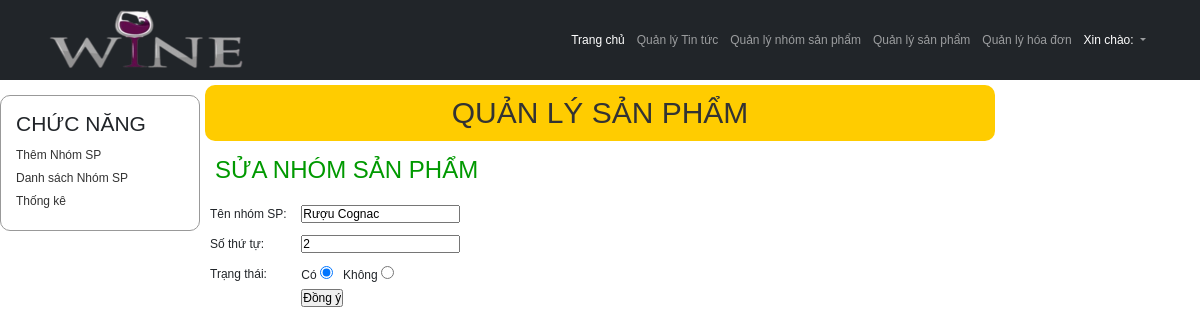
Screenshot of /index_admin.php?module=nhomsp&act=sua&id=8 with the database file from the repository.
### tables this page shows
CREATE TABLE `tbcategory` (
  `cat_id` int(11) NOT NULL,
  `cat_name` varchar(100) NOT NULL,
  `cat_ord` int(11) DEFAULT NULL,
  `cat_status` tinyint(1) DEFAULT NULL
);

### Models/clsDatabase.php (called while the page is built, shortened)
<?php
class clsDatabase
{
	public $conn = NULL;
	function __construct()
	{
		try
		{
			$this->conn = new PDO("mysql:host=localhost;dbname=shop","root","");
			$this->conn->exec("SET NAMES UTF8");
		}
		catch(PDOException $ex)
		{
			echo "<h3>" . $ex->getMessage() . "</h3>";
			die("<h3> LỖI KẾT NỐI CSDL </h3>");
		}
	}
	function ThucthiSQL($sql, $data=NULL)
	{
		$this->pdo_stm = $this->conn->prepare($sql);
		$ketqua=false;
		if($data!=NULL)
			$ketqua = $this->pdo_stm->execute($data);
		else
			$ketqua = $this->pdo_stm->execute();
		return $ketqua;
	}
}
?>

### Models/clsCategory.php (called while the page is built, shortened)
<?php
require_once("clsDatabase.php");
class clsCategory
{
	public $db;
	function __construct()
	{
		$this->db = new clsDatabase();
	}
	function TimTheoIDNhomSanpham($cat_id)
	{
		$sql = "SELECT * FROM tbcategory WHERE cat_id=?";
		$data[] = $cat_id;
 		$ketqua = $this->db->ThucthiSQL($sql,$data);
		if($ketqua==TRUE)
			$this->data = $this->db->pdo_stm->fetch();
		return $ketqua;
	}
}
?>

### Views/vSuaNhomSP.php (the view, shortened to what this page needs)
<?php
if($Nhomsanpham->data==NULL)
{
	$thongbao ="không tìm thấy thông tin";
	require("Views/vKetqua.php");
}
else
{
?>
        <div id="content_left">
        	<div class="left1">
            	<h3>CHỨC NĂNG</h3>
                <p><a href="?module=<?=$module?>&act=them">Thêm Nhóm SP</a></p>
                <p><a href="?module=<?=$module?>">Danh sách Nhóm SP</a></p>
                <p><a href="?module=<?=$module?>">Thống kê</a></p>
            </div>
        </div>
        <div id="content_right">
        	<h1> QUẢN LÝ SẢN PHẨM</h1>
            <h2> SỬA NHÓM SẢN PHẨM</h2>
            <div id="right_detail">
            <?php
				$row = $Nhomsanpham->data;
			?>
            <form name="form1" method="post" action="?module=<?=$module?>&act=xulysua">
              <table width="400" border="0" align="center" cellpadding="0" cellspacing="0">
                <tr>
                  <td width="120" height="30">Tên nhóm SP:</td>
                  <td width="380"><input type="text" name="t1" id="t1" value="<?=$row["cat_name"];?>"></td>
                </tr>
                <tr>
                  <td height="30">Số thứ tự:</td>
                  <td><input type="text" name="t2" id="t2"  value="<?=$row["cat_ord"];?>"></td>
                </tr>
                <tr>
                  <td height="30">Trạng thái:</td>
                  <td>
                  Có <input type="radio" name="rTrangthai" id="r1" value="1" <?=($row["cat_status"]==1)?"checked":""?> > &nbsp;
                  Không <input type="radio" name="rTrangthai" id="r2" value="0"  <?=($row["cat_status"]==0)?"checked":""?> >
                  </td>
                </tr>
                <tr>
                  <td></td>
                  <td><input type="submit" name="button" id="button" value="Đồng ý"></td>
                </tr>
              </table>
            </form>
			</div>
        </div>
<?php
}
?>

### css_Admin/Style.css (style rules this page uses)
* { margin:0px; padding:0px; box-sizing:border-box; font-family:Tahoma, Geneva, sans-serif; font-size:12px }
#content_left { width:200px; float:left }
#content_right { width:800px; float:left }
#content_right > h1 { color; text-align:center; padding:10px; margin:5px; background:#FC0; color:#333; border-radius:10px }
#content_right > h2 { color:#090; padding:10px; margin:5px; }
.left1 { width:200px; border:1px #999999 solid; border-radius:10px; margin:15px 0px; padding:15px; }
.left1 h3 { margin-bottom:10px }
.left1 p { margin:5px 0px }
.left1 a { text-decoration:none; color:#333 }

### css_Admin/ContentRight.css (style rules this page uses)
#right_detail { width:800px; height:auto; margin:0px; overflow:auto; padding:0px 10px }

### rows the page displays
tbcategory: t1 "Rượu Cognac", t2 "2", cat_status "☑"
